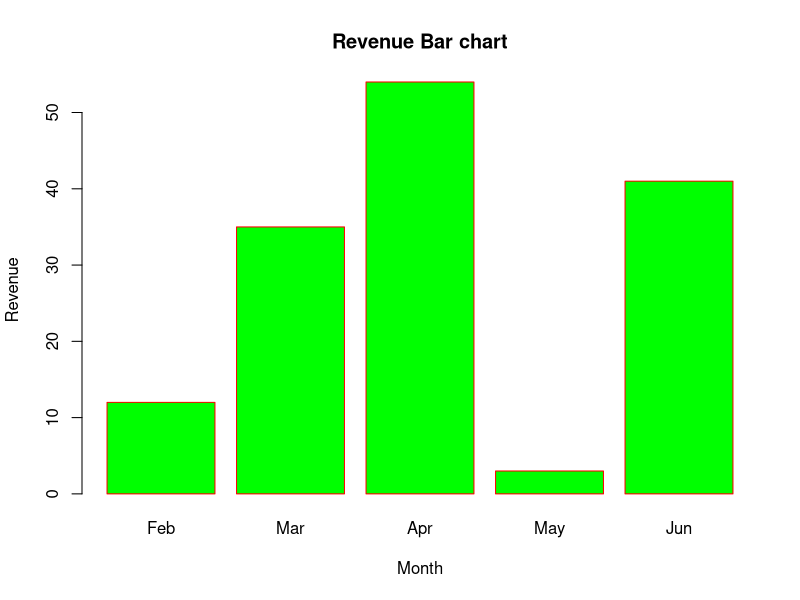

The R script that drew this image:
H <- c(12,35,54,3,41)  
M<- c("Feb","Mar","Apr","May","Jun") 
png(file = "D:/data handling/exp7")   
barplot(H,names.arg=M,xlab="Month",ylab="Revenue",col="Green",main="Revenue Bar chart",border="red") 
dev.off()